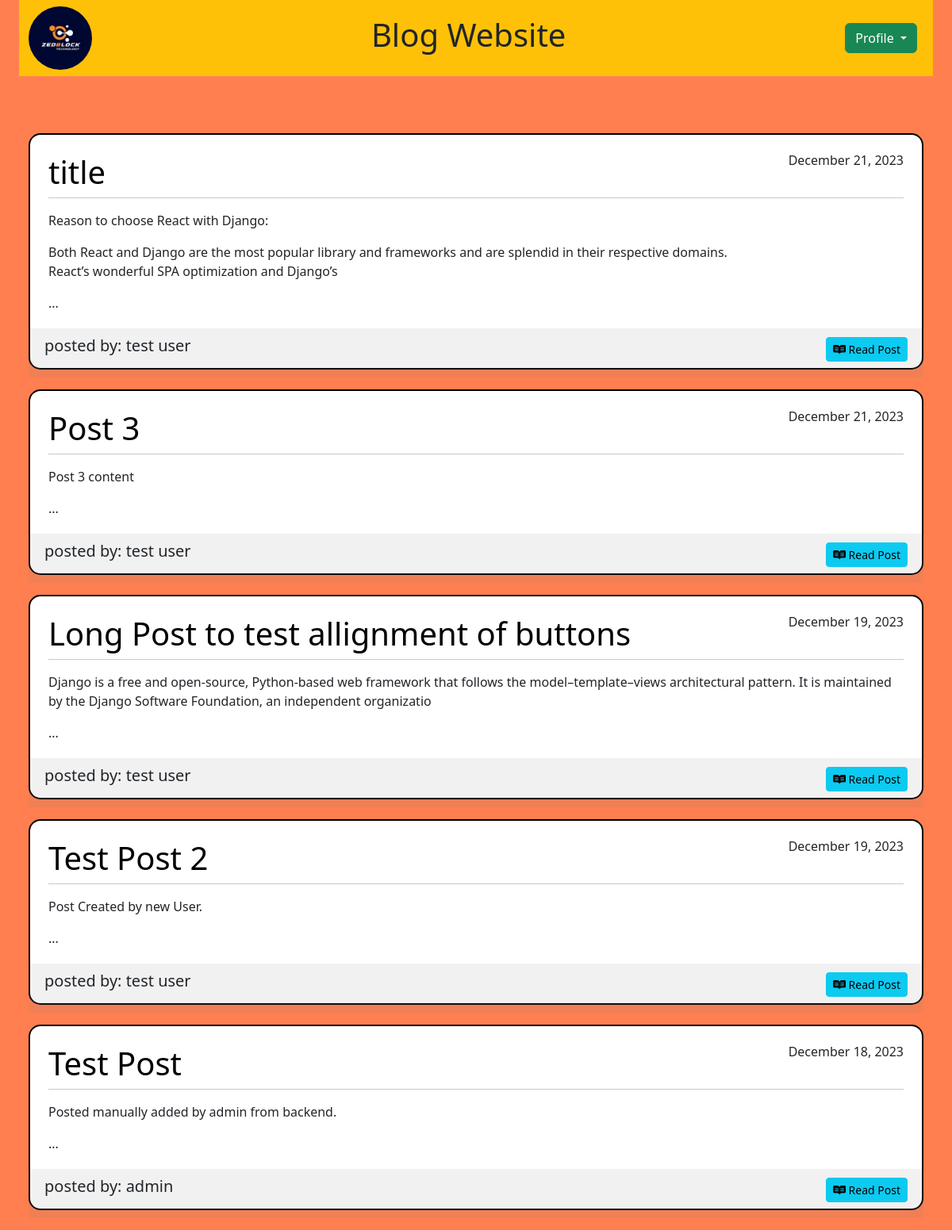
The page / on the database its author committed.
### blog_app/models.py (models this page shows, shortened)
class Post(models.Model):
    title = models.CharField(max_length=100)
    content = models.TextField()
    date_posted = models.DateTimeField(default=timezone.now)
    author = models.ForeignKey(User, on_delete=models.CASCADE)

### blog_app/views.py (the view)
# urls.py: path('', views.home_page),
def home_page(request):
    context = {
        'posts': Post.objects.all().order_by('date_posted').reverse()
    }
    return render(request, 'blog_app/home_page.html', context)

### blog_app/templates/blog_app/home_page.html (shortened to what this page needs)
{% extends 'blog_app/base.html' %}
{% block content %}
{% load static %}
<div class="container custom-container">
    <nav class="navbar navbar-light bg-warning">
        <div class="container-fluid">
            <a href="/home"><img class="rounded-circle" src="{% static 'image/logo.png' %}" alt="" height="80"></a>
            <h1>Blog Website</h1>
            <form class="form-inline my-2 my-lg-0">
                <div class="dropdown me-2">
                    <button class="btn btn-success dropdown-toggle" type="button" id="dropdownMenuButton" data-bs-toggle="dropdown" aria-haspopup="true" aria-expanded="false">
                        Profile
                    </button>
                </div>
            </form>
        </div>
    </nav>
    <br><br><br>
    <div class="container custom-container" style="max-width: 1350px ; ">
        {% for post in posts %}
        <article class="media content-section">
            <div class="media-body" style="border:2px solid #000000; border-radius:15px ; background-color:#ffffff; padding: 23px; margin-bottom: 25px;">
                <div class="article-metadata ">
                    <h1 class="" style="text-align:left;float:left; color: #000000;">{{ post.title }}</h1>
                    <h6 style="text-align:right;float:right;">{{ post.date_posted|date:"F d, Y" }}</h6>
                    <hr style="clear:both;" />
                </div>
                <p>{{ post.content|slice:":200"|linebreaks }}...</p>
                <div class="card-footer d-flex justify-content-between align-items-center" style="margin: 20px -25px -35px;background-color:rgba(129,127,127,0.11); padding: 10px 20px 20px;">
                    <h5>posted by: {{ post.author }}</h5>
                    <a class="btn btn-sm btn-info" href="/read/{{post.id}}"><i class="fa-brands fa-readme"></i> Read Post</a>
                </div>
            </div>
        </article>
        {% endfor %}
    </div>
</div>
{% endblock %}

### blog_app/templates/blog_app/base.html (style rules this page uses)
body { background-color: coral; }
.custom-container { max-width: 1350px; }

### rows shown on the page
Post: title "title", date_posted "December 21, 2023", content "Reason to choose React with Django: Both React and Django are the most popular library and frameworks and are splendid in their respective domains. React’s wonderful SPA optimization and Django’s", author "test user"
Post: title "Post 3", date_posted "December 21, 2023", content "Post 3 content", author "test user"
Post: title "Long Post to test allignment of buttons", date_posted "December 19, 2023", content "Django is a free and open-source, Python-based web framework that follows the model–template–views architectural pattern. It is maintained by the Django Software Foundation, an independent organizatio", author "test user"
Post: title "Test Post 2", date_posted "December 19, 2023", content "Post Created by new User.", author "test user"
Post: title "Test Post", date_posted "December 18, 2023", content "Posted manually added by admin from backend.", author "admin"
